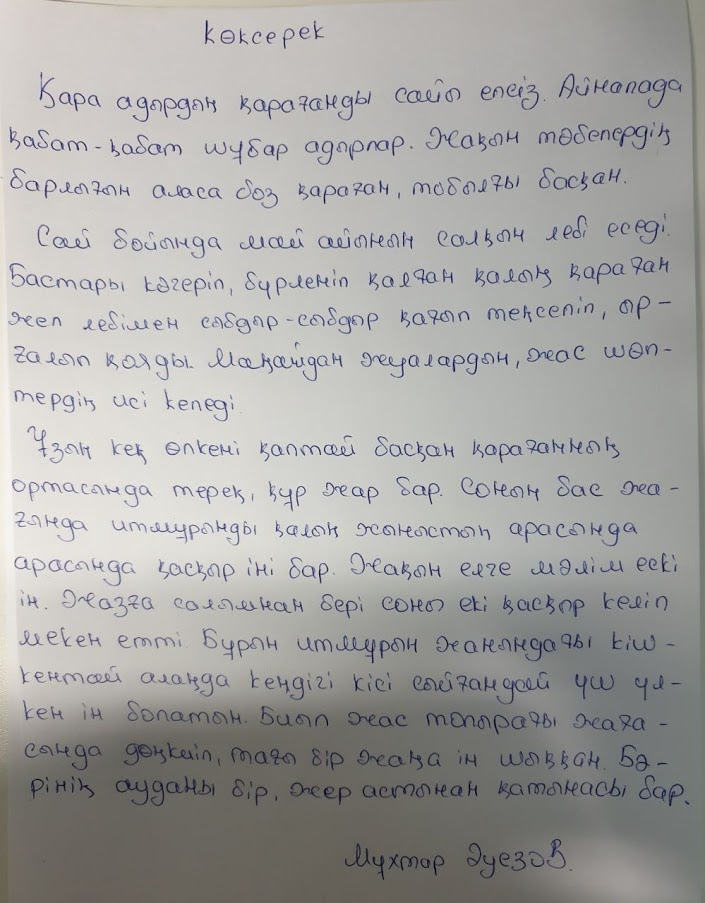
#> input picture lab8/kokserek.jpg, 705 x 903 px
$ python kokserek.py
#> lines starting #> are read from the running program, lines starting #| are printed output that depends on the picture; after the words box and inside, x2 and y2 are one past the last pixel; in counts of white or black regions, pixels touching at a corner belong together
import cv2
import numpy as np

img_rgb = cv2.imread('kokserek.jpg')
#> img_rgb is the input picture: shape (903, 705, 3); mean B, G, R 162.1, 163.7, 164.5
img_gray = cv2.cvtColor(img_rgb, cv2.COLOR_BGR2GRAY)
template = cv2.imread('word_template.png', 0)
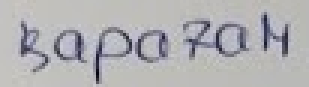
#> input picture lab8/word_template.png, 103 x 29 px (shown 3 times larger)
#> template: shape (29, 103); min 0, max 206, mean 177
w, h = template.shape[::-1]
#> w = 103; h = 29

res = cv2.matchTemplate(img_gray, template, cv2.TM_CCOEFF_NORMED)
loc = np.where(res >= .4)
#> loc = 22 positions, rows 90 to 436, columns 237 to 467
for pt in zip(*loc[::-1]):
    cv2.rectangle(img_rgb, pt, (pt[0] + w, pt[1] + h), (0, 0, 255), 2)
#> this loop made 22 passes
#> pt on passes 1 to 12: (237, 90), (237, 91), (238, 91), (292, 173), (292, 174), (291, 175), (292, 175), (293, 175), (291, 176), (292, 176), (293, 176), (291, 177)
#> img_rgb: shape (903, 705, 3); 0.7% of pixels changed, all inside (x1, y1, x2, y2) = (236, 89, 572, 467)

template = cv2.imread('word_template_2.png', 0)
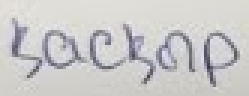
#> input picture lab8/word_template_2.png, 83 x 32 px (shown 3 times larger)
#> template: shape (32, 83); min 59, max 230, mean 201.3
w, h = template.shape[::-1]
#> w = 83; h = 32

res = cv2.matchTemplate(img_gray, template, cv2.TM_CCOEFF_NORMED)
#> res: shape (872, 623) float32
loc = np.where(res >= .5)
#> loc = ([552, 552, 553, 553, 553, 554, 554], [154, 155, 154, 155, 156, 155, 156])
for pt in zip(*loc[::-1]):
    cv2.rectangle(img_rgb, pt, (pt[0] + w, pt[1] + h), (255, 0, 0), 2)
#> this loop made 7 passes
#> pt on passes 1 to 7: (154, 552), (155, 552), (154, 553), (155, 553), (156, 553), (155, 554), (156, 554)
#> img_rgb: shape (903, 705, 3); mean B, G, R 160.9, 162, 164.6

template = cv2.imread('word_template_3.png', 0)
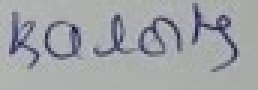
#> input picture lab8/word_template_3.png, 86 x 30 px (shown 3 times larger)
#> template: shape (30, 86); min 28, max 191, mean 162.7
w, h = template.shape[::-1]
#> w = 86; h = 30

res = cv2.matchTemplate(img_gray, template, cv2.TM_CCOEFF_NORMED)
#> res: shape (874, 620) float32
loc = np.where(res >= .4)
#> loc = 11 positions, rows 262 to 266, columns 471 to 473
for pt in zip(*loc[::-1]):
    cv2.rectangle(img_rgb, pt, (pt[0] + w, pt[1] + h), (0, 0, 0), 2)
#> this loop made 11 passes
#> pt on passes 1 to 11: (472, 262), (471, 263), (472, 263), (473, 263), (471, 264), (472, 264), (473, 264), (471, 265), (472, 265), (473, 265), (472, 266)
#> img_rgb: shape (903, 705, 3); mean B, G, R 160.5, 161.6, 164.2

template = cv2.imread('word_template_4.png', 0)
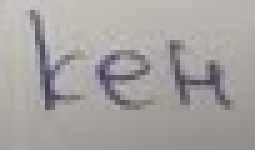
#> input picture lab8/word_template_4.png, 51 x 30 px (shown 5 times larger)
#> template: shape (30, 51); min 66, max 199, mean 163.2
w, h = template.shape[::-1]
#> w = 51

res = cv2.matchTemplate(img_gray, template, cv2.TM_CCOEFF_NORMED)
#> res: shape (874, 655) float32
loc = np.where(res >= .6)
#> loc = 17 positions, rows 660 to 700, columns 14 to 244
for pt in zip(*loc[::-1]):
    cv2.rectangle(img_rgb, pt, (pt[0] + w, pt[1] + h), (0, 255, 255), 2)
#> this loop made 17 passes
#> pt on passes 1 to 12: (14, 660), (14, 661), (14, 662), (243, 667), (244, 667), (244, 668), (16, 694), (16, 696), (17, 696), (16, 697), (17, 697), (16, 698)
#> img_rgb: shape (903, 705, 3); mean B, G, R 159.8, 161.9, 164.5

template = cv2.imread('word_template_5.png', 0)
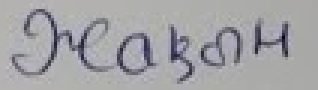
#> input picture lab8/word_template_5.png, 106 x 30 px (shown 3 times larger)
#> template: shape (30, 106); min 0, max 195, mean 163.2
w, h = template.shape[::-1]
#> w = 106

res = cv2.matchTemplate(img_gray, template, cv2.TM_CCOEFF_NORMED)
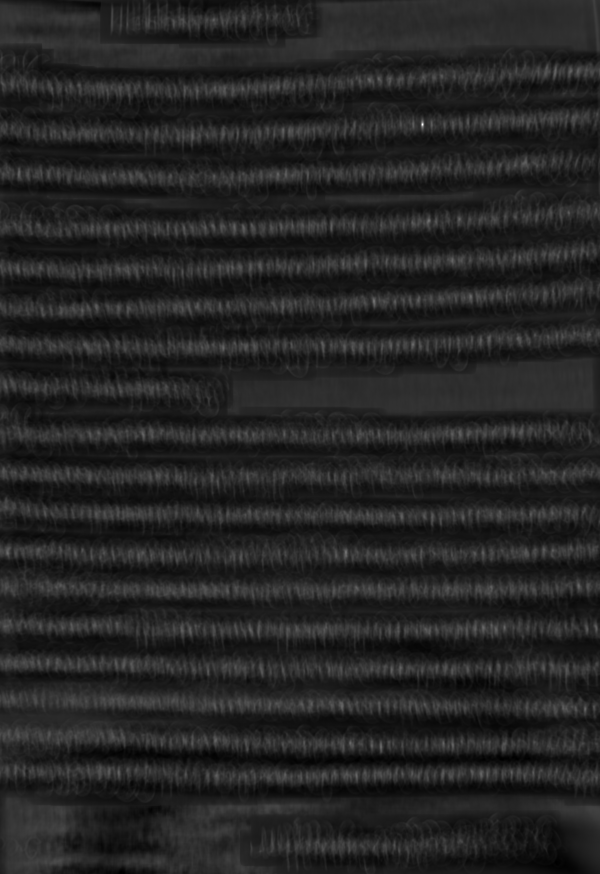
#> res: shape (874, 600) float32; min -0.161, max 1, mean 0.00573; drawn with min black and max white
loc = np.where(res >= .35)
#> loc = 12 positions, rows 122 to 552, columns 345 to 423
for pt in zip(*loc[::-1]):
    cv2.rectangle(img_rgb, pt, (pt[0] + w, pt[1] + h), (255, 0, 255), 2)
#> this loop made 12 passes
#> pt on passes 1 to 12: (422, 122), (421, 123), (422, 123), (423, 123), (421, 124), (422, 124), (423, 124), (421, 125), (422, 125), (423, 125), (422, 126), (345, 552)
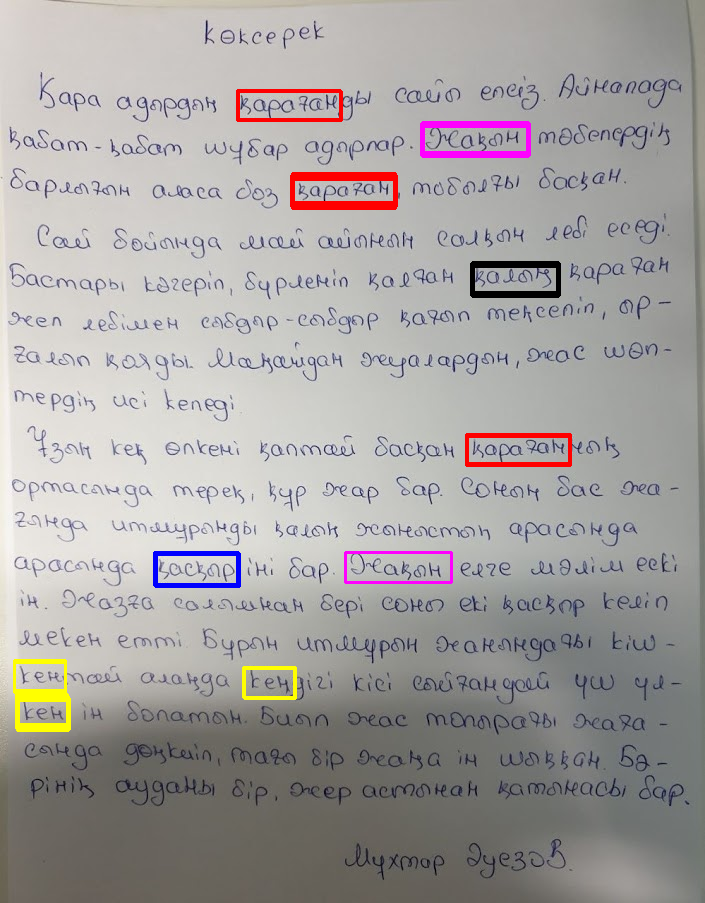
#> img_rgb: shape (903, 705, 3); mean B, G, R 160.2, 161.2, 164.8

template = cv2.imread('1.png', 0)
#> (the run stopped early here; a loop or call above may not have finished)
